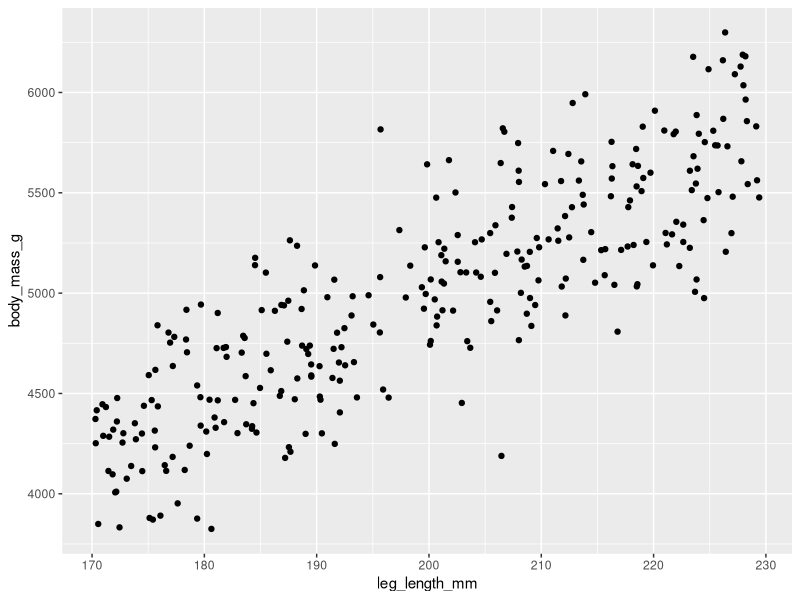
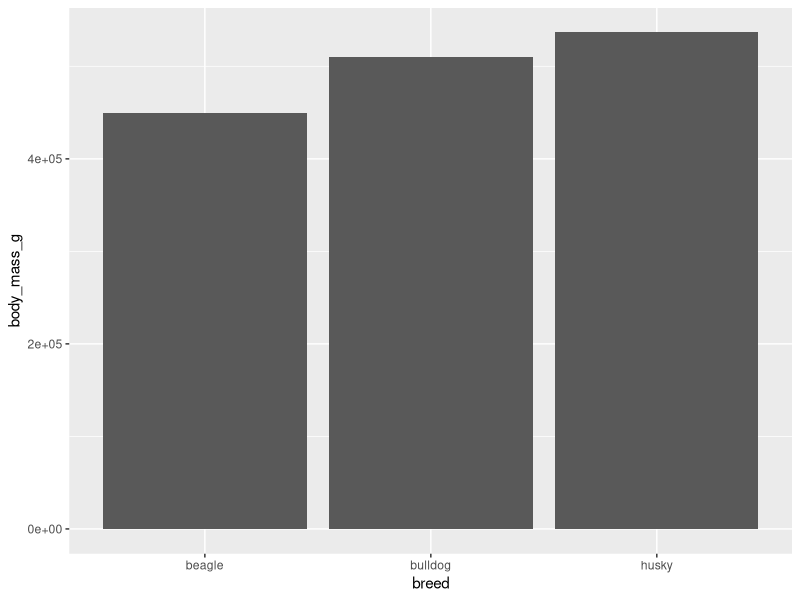
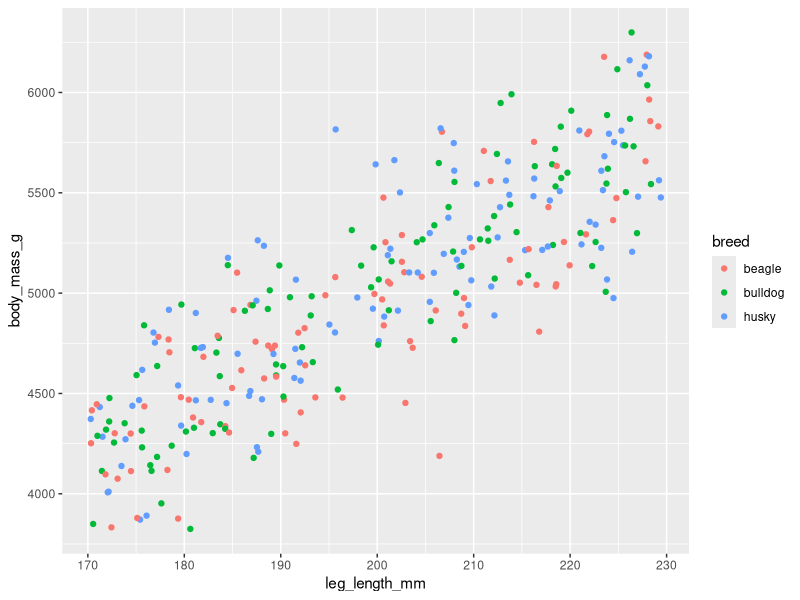
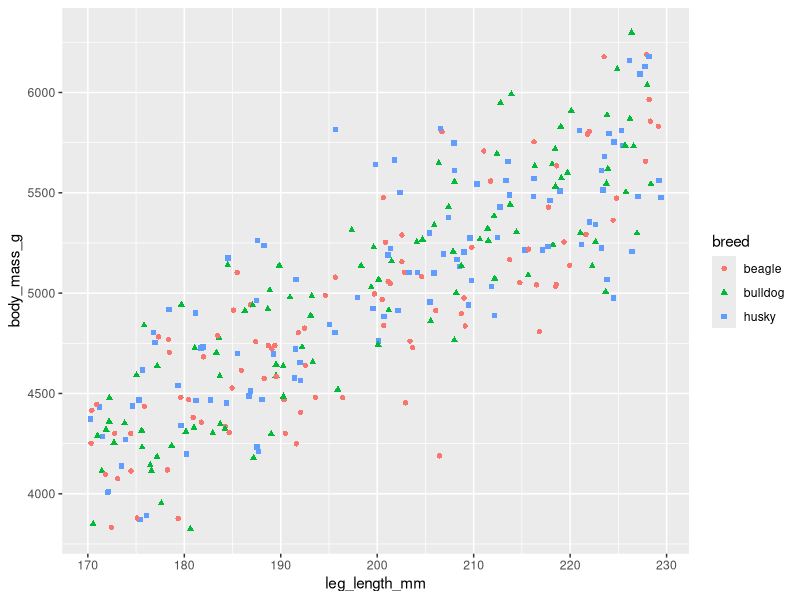
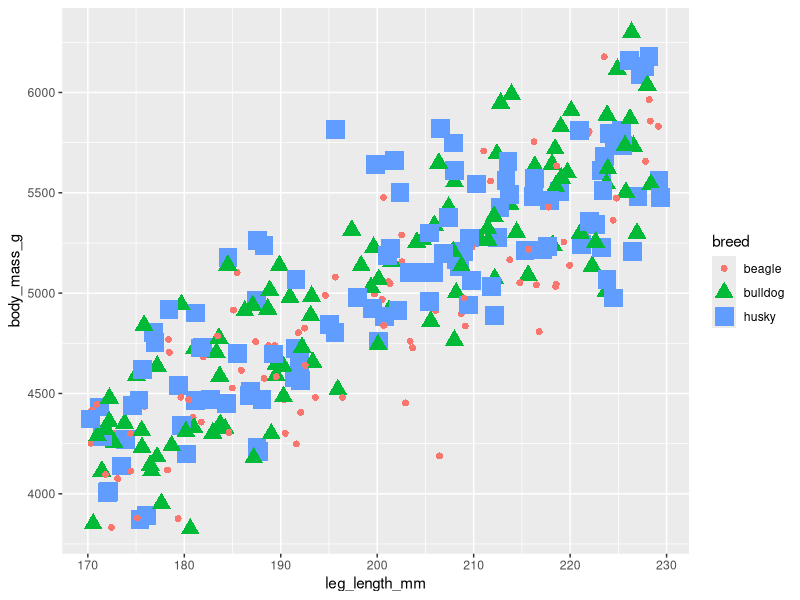
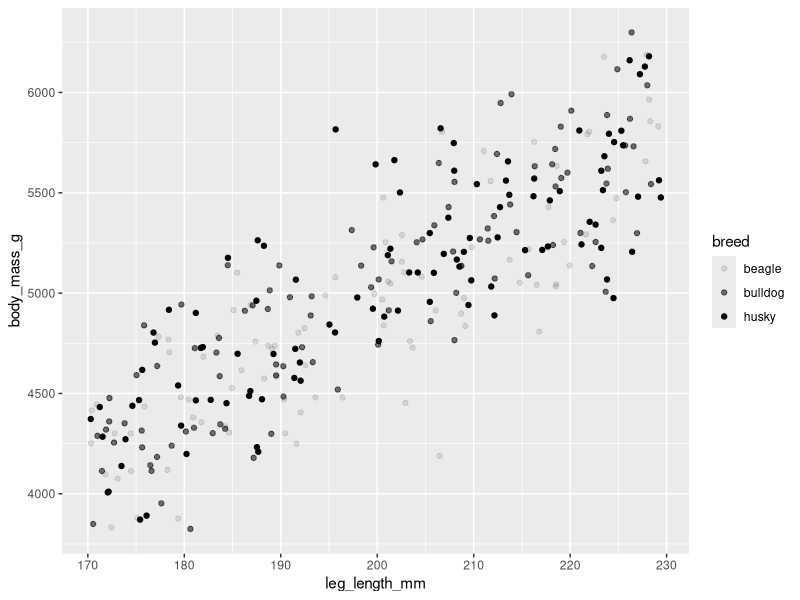
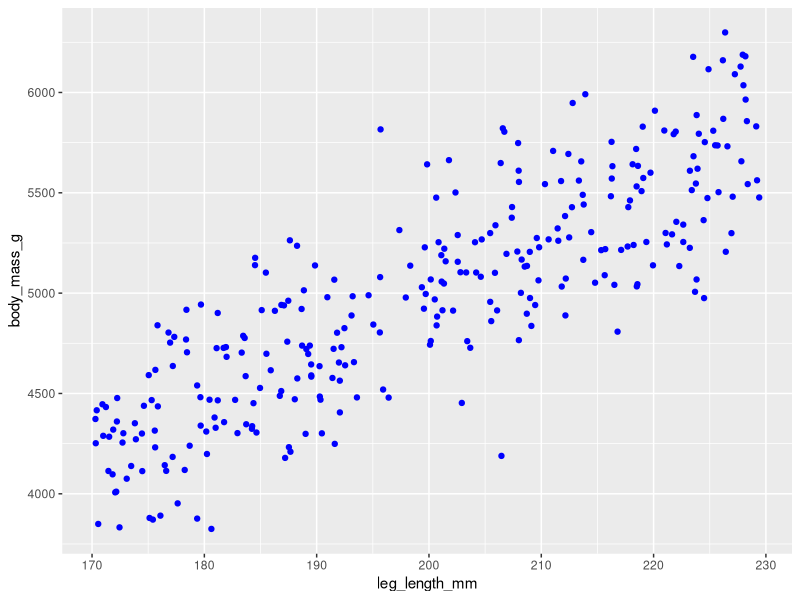
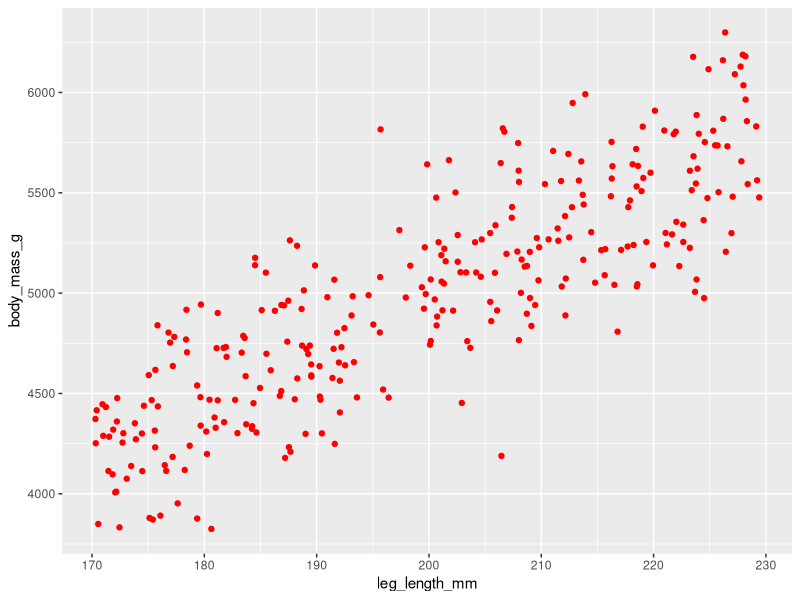

Reproduce these figures in R, in order.
install.packages("ggplot2") # data visualization
install.packages("tidyverse") # data visualization
install.packages("readxl")

library("ggplot2") 
library("readxl")
d <-read_excel("Dogs_Example.xlsx")
Dogs_Example <-read_excel("Dogs_Example.xlsx")

ggplot(data=Dogs_Example)+
  geom_point(mapping=aes(x=leg_length_mm, y=body_mass_g))

ggplot(data=Dogs_Example)+ #an it goes on and on
  geom_col(mapping=aes(x=breed, y=body_mass_g))

ggplot(data=Dogs_Example)+ #now we proceed to much some other aesthetics
  geom_point(mapping=aes(x=leg_length_mm, y=body_mass_g, color=breed))

ggplot(data=Dogs_Example)+ #now some more 
  geom_point(mapping=aes(x=leg_length_mm, y=body_mass_g, shape=breed, color=breed))

ggplot(data=Dogs_Example)+ #and more... we have a wide range of options to manipulate our plots to present them 
  geom_point(mapping=aes(x=leg_length_mm, y=body_mass_g, shape=breed, color=breed, size=breed))

ggplot(data=Dogs_Example)+ #alpha to control the transparency...good option when there is a dense plot and points
  geom_point(mapping=aes(x=leg_length_mm, y=body_mass_g, alpha=breed))

ggplot(data=Dogs_Example)+ #what about making all points of a single color... like blue
  geom_point(mapping=aes(x=leg_length_mm, y=body_mass_g),color="blue")

ggplot(data=Dogs_Example)+ #or red...
  geom_point(mapping=aes(x=leg_length_mm, y=body_mass_g),color="red")

ggplot(data=Dogs_Example)+ #now inside and outside...
  geom_point(mapping=aes(x=leg_length_mm, y=body_mass_g, alpha=breed),color="red")

ggplot(data=Dogs_Example)+ #with points...all changing the geom...
  geom_point(mapping=aes(x=leg_length_mm, y=body_mass_g))

ggplot(data=Dogs_Example)+ #with smooth line
  geom_smooth(mapping=aes(x=leg_length_mm, y=body_mass_g))

ggplot(data=Dogs_Example)+ #both at the same time
  geom_point(mapping=aes(x=leg_length_mm, y=body_mass_g))+
  geom_smooth(mapping=aes(x=leg_length_mm, y=body_mass_g))

ggplot(data=Dogs_Example)+ #what about a separate line for every breed
  geom_smooth(mapping=aes(x=leg_length_mm, y=body_mass_g, linetype=breed))

ggplot(data=Dogs_Example)+ #jitter creates a scatter plot and adds some random noise
  geom_jitter(mapping=aes(x=leg_length_mm, y=body_mass_g, linetype=breed))

#Diamonds: Quality, clarity and cut of over 50.000 diamonds!! It is already included in ggplot2 package
ggplot(data=diamonds)+ #
  geom_bar(mapping=aes(x=cut))

ggplot(data=diamonds)+ #manipulating the aesthetics again... 
  geom_bar(mapping=aes(x=cut, color=cut))

ggplot(data=diamonds)+ #if we want to differentiate this even more... 
  geom_bar(mapping=aes(x=cut, fill=cut))

ggplot(data=diamonds)+ #stacked bar chart: adding a new variable (clarity)... 
  geom_bar(mapping=aes(x=cut, fill=clarity))

#Once more with the penguins:
ggplot(data=Dogs_Example)+ #
  geom_point(mapping=aes(x=leg_length_mm, y=body_mass_g, color=breed))+
  facet_wrap(~breed)

#Once more with diamonds:
ggplot(data=diamonds)+ #a separate plot for each cut category, not everything st once... 
  geom_bar(mapping=aes(x=cut, fill=cut))+
  facet_wrap(~cut)

#Once more with the penguins:
ggplot(data=Dogs_Example)+ #now faceting with more variables: 2 
  geom_point(mapping=aes(x=leg_length_mm, y=body_mass_g, color=breed))+
  facet_wrap(sex~breed)

ggplot(data=Dogs_Example)+ #now faceting with more variables: 2 
  geom_point(mapping=aes(x=leg_length_mm, y=body_mass_g, color=breed))+
  facet_grid(sex~breed)

ggplot(data=Dogs_Example)+ #now faceting with more variables: 2 
  geom_point(mapping=aes(x=leg_length_mm, y=body_mass_g, color=breed))+
  facet_grid(~breed)

ggplot(data=Dogs_Example)+ #now faceting with more variables: 2 
  geom_point(mapping=aes(x=leg_length_mm, y=body_mass_g, color=breed))+
  facet_grid(~sex)

#Labels - outside the grid
ggplot(data=Dogs_Example)+ #adding titles
  geom_point(mapping=aes(x=leg_length_mm, y=body_mass_g, color=breed))+
  labs(title="Dogs in the shelter: Body Mass vs. Leg Length")

ggplot(data=Dogs_Example)+ #adding titles+subtitles
  geom_point(mapping=aes(x=leg_length_mm, y=body_mass_g, color=breed))+
  labs(title="Dogs in the Shelter: Body Mass vs. Leg Length", subtitle="Sample of Three Dog Breeds")

ggplot(data=Dogs_Example)+ #adding titles+subtitles+caption(source of the data)
  geom_point(mapping=aes(x=leg_length_mm, y=body_mass_g, color=breed))+
  labs(title="Dogs in the Shelter: Body Mass vs. Leg Length", subtitle="Sample of Three Dog Breeds", caption="Data collected by Dr. Albert Einstein")

#Annotations - Inside
ggplot(data=Dogs_Example)+ #adding titles+subtitles+caption+ annotation
  geom_point(mapping=aes(x=leg_length_mm, y=body_mass_g, color=breed))+
  labs(title="Dogs in the Shelter: Body Mass vs. Leg Length", subtitle="Sample of Three Dog Breeds", caption="Data collected by Dr. Albert Einstein")+
  annotate("text", x=210, y=4000,label="Beagles are the best breed!!")

ggplot(data=Dogs_Example)+ #changing aesthetics again
  geom_point(mapping=aes(x=leg_length_mm, y=body_mass_g, color=breed))+
  labs(title="Dogs in the Shelter: Body Mass vs. Leg Length", subtitle="Sample of Three Dog Breeds", caption="Data collected by Dr. Albert Einstein")+
  annotate("text", x=210, y=4000,label="Beagles are the best breed!!", color="blue", fontface="bold", size=5.1, angle=45)
